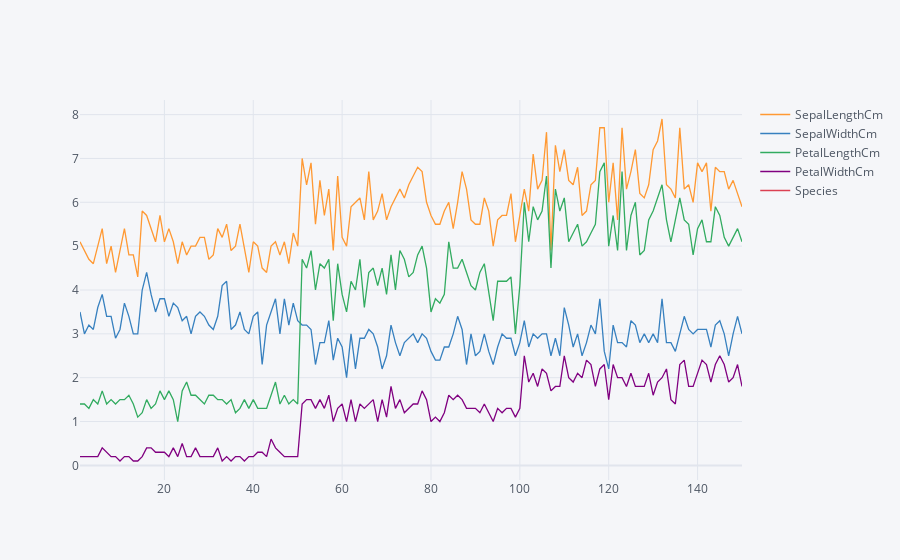

The cell this chart's notebook holds for it:
### Code cell
df.iplot()

### Figure 1 — Plotly figure (JSON) as saved in the notebook; plotly's stock layout.template omitted (floating-point values rounded to 4 significant figures; data arrays with more than 128 entries replaced by an {"elided": "..."} marker saying what was removed)
{"data": [{"line": {"color": "rgba(255, 153, 51, 1.0)", "dash": "solid", "shape": "linear", "width": 1.3}, "mode": "lines", "name": "SepalLengthCm", "text": "", "type": "scatter", "x": {"elided": "150 int values"}, "y": {"elided": "150 float values"}}, {"line": {"color": "rgba(55, 128, 191, 1.0)", "dash": "solid", "shape": "linear", "width": 1.3}, "mode": "lines", "name": "SepalWidthCm", "text": "", "type": "scatter", "x": {"elided": "150 int values"}, "y": {"elided": "150 float values"}}, {"line": {"color": "rgba(50, 171, 96, 1.0)", "dash": "solid", "shape": "linear", "width": 1.3}, "mode": "lines", "name": "PetalLengthCm", "text": "", "type": "scatter", "x": {"elided": "150 int values"}, "y": {"elided": "150 float values"}}, {"line": {"color": "rgba(128, 0, 128, 1.0)", "dash": "solid", "shape": "linear", "width": 1.3}, "mode": "lines", "name": "PetalWidthCm", "text": "", "type": "scatter", "x": {"elided": "150 int values"}, "y": {"elided": "150 float values"}}, {"line": {"color": "rgba(219, 64, 82, 1.0)", "dash": "solid", "shape": "linear", "width": 1.3}, "mode": "lines", "name": "Species", "text": "", "type": "scatter", "x": {"elided": "150 int values"}, "y": {"elided": "150 str values"}}], "layout": {"legend": {"bgcolor": "#F5F6F9", "font": {"color": "#4D5663"}}, "paper_bgcolor": "#F5F6F9", "plot_bgcolor": "#F5F6F9", "title": {"font": {"color": "#4D5663"}}, "xaxis": {"gridcolor": "#E1E5ED", "showgrid": true, "tickfont": {"color": "#4D5663"}, "title": {"font": {"color": "#4D5663"}, "text": ""}, "zerolinecolor": "#E1E5ED"}, "yaxis": {"gridcolor": "#E1E5ED", "showgrid": true, "tickfont": {"color": "#4D5663"}, "title": {"font": {"color": "#4D5663"}, "text": ""}, "zerolinecolor": "#E1E5ED"}}}
